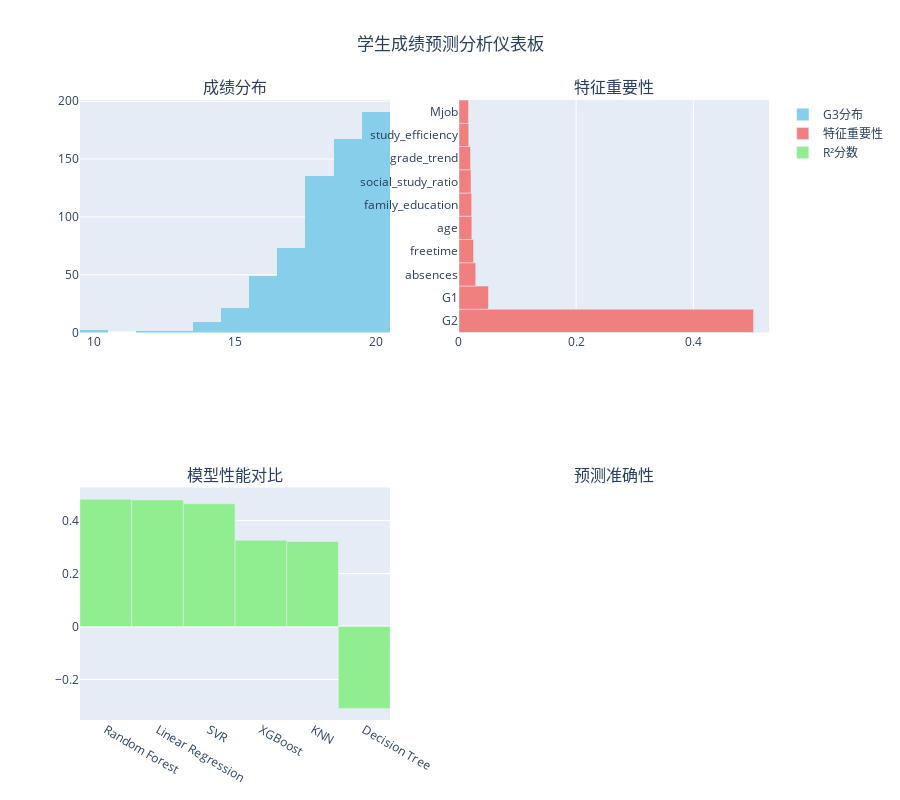

Notebook code cell kept with this figure:
### Markdown cell above
# =====================================
# 15. 交互式可视化仪表板
# =====================================

### Code cell
print(f"\n📊 15. 创建交互式仪表板")
print("-" * 30)

def create_interactive_dashboard():
    """创建交互式Plotly仪表板"""
    
    # 创建子图布局
    fig = make_subplots(
        rows=2, cols=2,
        subplot_titles=('成绩分布', '特征重要性', '模型性能对比', '预测准确性'),
        specs=[[{"secondary_y": False}, {"secondary_y": False}],
               [{"secondary_y": False}, {"secondary_y": False}]]
    )
    
    # 1. 成绩分布
    fig.add_trace(
        go.Histogram(x=df_enhanced['G3'], name='G3分布', marker_color='skyblue'),
        row=1, col=1
    )
    
    # 2. 特征重要性（如果有的话）
    if importance_df is not None and len(importance_df) > 0:
        top_features = importance_df.head(10)
        fig.add_trace(
            go.Bar(x=top_features['importance'], y=top_features['feature'], 
                   orientation='h', name='特征重要性', marker_color='lightcoral'),
            row=1, col=2
        )
    
    # 3. 模型性能对比
    if len(model_results) > 0:
        fig.add_trace(
            go.Bar(x=model_results.index, y=model_results['R²'], 
                   name='R²分数', marker_color='lightgreen'),
            row=2, col=1
        )
    
    # 4. 预测vs实际散点图
    if 'best_pred' in locals():
        fig.add_trace(
            go.Scatter(x=y_test, y=best_pred, mode='markers', 
                      name='预测vs实际', marker=dict(color='purple', opacity=0.6)),
            row=2, col=2
        )
        
        # 添加完美预测线
        min_val, max_val = min(y_test.min(), best_pred.min()), max(y_test.max(), best_pred.max())
        fig.add_trace(
            go.Scatter(x=[min_val, max_val], y=[min_val, max_val], 
                      mode='lines', name='完美预测', line=dict(color='red', dash='dash')),
            row=2, col=2
        )
    
    # 更新布局
    fig.update_layout(
        title_text="学生成绩预测分析仪表板",
        title_x=0.5,
        height=800,
        showlegend=True
    )
    
    # 显示图表
    fig.show()
    
    return fig

# 创建交互式仪表板
dashboard = create_interactive_dashboard()

print("\n🎉 项目完成!")
print("=" * 50)
print("✅ 数据分析完成")
print("✅ 特征工程完成") 
print("✅ 模型训练完成")
print("✅ 性能评估完成")
print("✅ 可视化完成")
print("✅ 部署准备完成")
print("\n🚀 模型已准备就绪，可用于实际预测!")

# 最终使用示例
print(f"\n💡 使用示例:")
print("# 预测新学生成绩")
print("new_student = {")
print("    'studytime': 4, 'failures': 0, 'absences': 2,")
print("    'Medu': 3, 'Fedu': 3, 'goout': 2, 'Walc': 1")
print("}")
print("# predicted_score = realtime_predictor.predict_student_performance(new_student)")
print("# print(f'预测成绩: {predicted_score:.1f}')")

### Figure 1 — Plotly figure (JSON) as saved in the notebook; plotly's stock layout.template omitted (floating-point values rounded to 4 significant figures; data arrays with more than 128 entries replaced by an {"elided": "..."} marker saying what was removed)
{"data": [{"marker": {"color": "skyblue"}, "name": "G3分布", "type": "histogram", "x": {"elided": "649 int values"}, "xaxis": "x", "yaxis": "y"}, {"marker": {"color": "lightcoral"}, "name": "特征重要性", "orientation": "h", "type": "bar", "x": [0.5026, 0.0504, 0.02856, 0.02489, 0.022, 0.02168, 0.02057, 0.01969, 0.01668, 0.01628], "xaxis": "x2", "y": ["G2", "G1", "absences", "freetime", "age", "family_education", "social_study_ratio", "grade_trend", "study_efficiency", "Mjob"], "yaxis": "y2"}, {"marker": {"color": "lightgreen"}, "name": "R²分数", "type": "bar", "x": ["Random Forest", "Linear Regression", "SVR", "XGBoost", "KNN", "Decision Tree"], "xaxis": "x3", "y": [0.4813, 0.4783, 0.4635, 0.3259, 0.3214, -0.3091], "yaxis": "y3"}], "layout": {"annotations": [{"font": {"size": 16}, "showarrow": false, "text": "成绩分布", "x": 0.225, "xanchor": "center", "xref": "paper", "y": 1, "yanchor": "bottom", "yref": "paper"}, {"font": {"size": 16}, "showarrow": false, "text": "特征重要性", "x": 0.775, "xanchor": "center", "xref": "paper", "y": 1, "yanchor": "bottom", "yref": "paper"}, {"font": {"size": 16}, "showarrow": false, "text": "模型性能对比", "x": 0.225, "xanchor": "center", "xref": "paper", "y": 0.375, "yanchor": "bottom", "yref": "paper"}, {"font": {"size": 16}, "showarrow": false, "text": "预测准确性", "x": 0.775, "xanchor": "center", "xref": "paper", "y": 0.375, "yanchor": "bottom", "yref": "paper"}], "height": 800, "showlegend": true, "title": {"text": "学生成绩预测分析仪表板", "x": 0.5}, "xaxis": {"anchor": "y", "domain": [0, 0.45]}, "xaxis2": {"anchor": "y2", "domain": [0.55, 1]}, "xaxis3": {"anchor": "y3", "domain": [0, 0.45]}, "xaxis4": {"anchor": "y4", "domain": [0.55, 1]}, "yaxis": {"anchor": "x", "domain": [0.625, 1]}, "yaxis2": {"anchor": "x2", "domain": [0.625, 1]}, "yaxis3": {"anchor": "x3", "domain": [0, 0.375]}, "yaxis4": {"anchor": "x4", "domain": [0, 0.375]}}}
